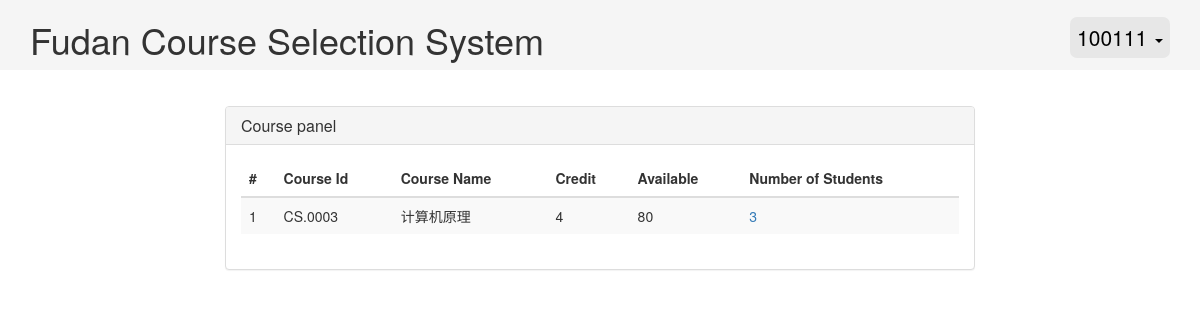
Before: /php/teacher/teacher.php (signed in) with the older database file.
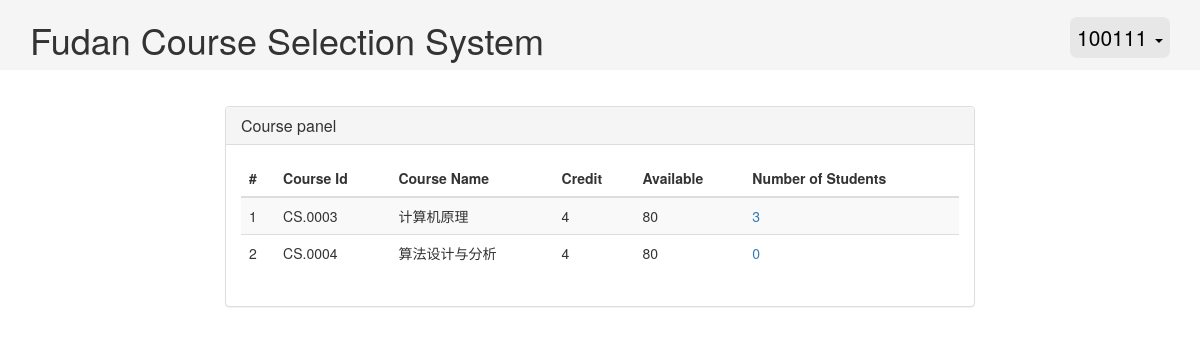
After: the same page with the newer database file.
### tables this page shows
CREATE TABLE COURSE
(
	CID VARCHAR(11) NOT NULL,		 
	CNAME VARCHAR(50) NOT NULL,		 
	CNUM INT,						 
	CREDIT INT,						 
	TID VARCHAR(11),				 
	PRIMARY KEY(CID),
	FOREIGN KEY(TID) REFERENCES TEACHER(TID)
);

### php/teacher/showCourse.php (the view, shortened to what this page needs)
<?php
	if ($_SESSION["userType"]=="admin") $tid=$_POST["tid"];
	else $tid=$_SESSION["userId"];
	$result=mysql_query("SELECT CID, CNAME, CREDIT, CNUM FROM COURSE, TEACHER WHERE COURSE.TID=TEACHER.TID AND TEACHER.TID=$tid ORDER BY CID");
	echo "<table class='table table-striped'>";
	echo "<thead><tr><th>#</th><th>Course Id</th><th>Course Name</th><th>Credit</th><th>Available</th><th>Number of Students</th></tr></thead><tbody>";
	$num=0;
	while ($row=mysql_fetch_array($result))
	{
		++$num;
		$cnt=mysql_fetch_array(mysql_query("SELECT COUNT(*) FROM SC WHERE CID='$row[CID]'"))[0];
		echo "<tr><td>$num</td><td>$row[CID]</td><td>$row[CNAME]</td><td>$row[CREDIT]</td><td>$row[CNUM]</td>"
			."<td><a href='#' onclick='loadList(\"$row[CID]\")'>$cnt</a></td></tr>";
	}
	echo '</tbody></table>';
?>

### php/teacher/teacher.php (shortened to what this page needs)
<!DOCTYPE HTML>
<html>
<head>
	<link rel="stylesheet" type="text/css" href="../../plugins/bootstrap/css/bootstrap.css" />
	<link rel="stylesheet" type="text/css" href="../../css/index.css" />
</head>
<body>
	<div class="page-head">
		<div class="container">
			<div class="row">
				<div class="col-sm-8">
					<h1>Fudan Course Selection System</h1>
				</div>
				<div class="col-sm-4">
					<div class="page-head-right">
						<div class="dropdown">
							<a id="dLabel" href="#" class="dropdown-toggle" data-toggle="dropdown" aria-haspopup="true" role="button" aria-expanded="false">
								<?php echo $_SESSION["userId"]; ?>
								<span class="caret"></span>
							</a>
						</div>
					</div>
				</div>
			</div>
		</div>
	</div>
	<div class="container container-body">
		<div class="row">
			<div class="col-sm-8 col-sm-offset-2">
				<div class="panel panel-default">
					<div class="panel-heading">
						<h3 class="panel-title">Course panel</h3>
					</div>
					<div class="panel-body">
						<?php require "showCourse.php"; ?>
					</div>
				</div>
			</div>
		</div>
	</div>
</body>
</html>

### css/index.css (style rules this page uses)
.page-head { background-color: #F5F5F5; }
.page-head-right { background-color: #E7E7E7; color: #000000; font-size: 21px; line-height: 1.3; margin-top: 17px; padding: 7px; float: right; border-radius: 7px; }
.page-head-right a { color: #000000; }
.container-body { margin-top: 3%; }

Changed rows visible on the page:
added course: CID "CS.0004", CNAME "算法设计与分析", CREDIT "4", CNUM "80", cnt "0"
